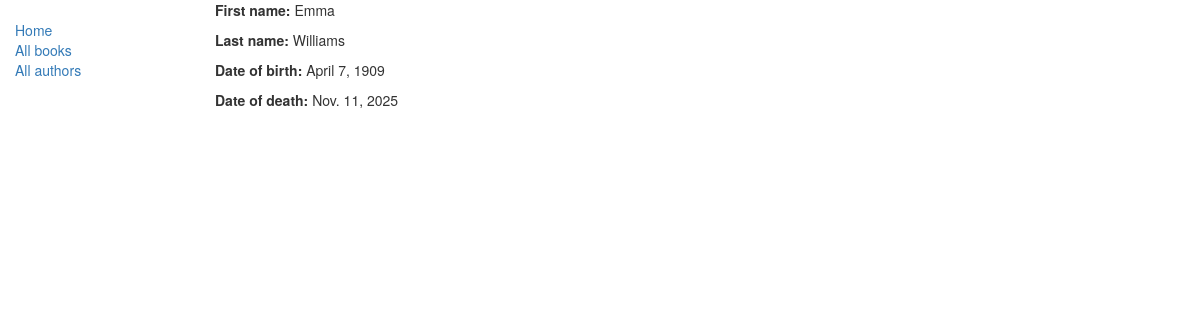
The page /catalog/authors/2/ on the database its author committed.
### catalog/models.py (models this page shows, shortened)
class Author(models.Model):
    first_name = models.CharField(max_length=100)
    last_name = models.CharField(max_length=100)
    date_of_birth = models.DateField(null=True, blank=True)
    date_of_death = models.DateField("Died", null=True, blank=True)

### catalog/views.py (the view)
# urls.py: path('authors/<int:pk>/', views.AuthorDetailView.as_view(), name='author-detail'),
class AuthorDetailView(generic.DetailView):
    model = Author

### catalog/templates/catalog/author_detail.html (shortened to what this page needs)
{% extends "base_generic.html" %}
{% block content %}
  <p><strong>First name:</strong> {{ author.first_name }}</p>
  <p><strong>Last name:</strong> {{ author.last_name }}</p>
  <p><strong>Date of birth:</strong> {{ author.date_of_birth }}</p>
  <p><strong>Date of death:</strong> {{ author.date_of_death }}</p>
{% endblock %}

### rows shown on the page
Author: first_name "Emma", last_name "Williams", date_of_birth "April 7, 1909", date_of_death "Nov. 11, 2025"
